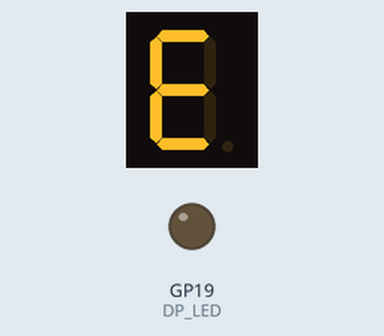
Recording of a program running on a simulated Raspberry Pi Pico running MicroPython. Parts: 1-digit seven-segment display, output pins drawn as LEDs (lit = HIGH). The segment pins are drawn as the display they are named for; pins used as bus, display or sensor lines are not drawn; what the program prints to the serial console is not drawn.

Above: at 0.5 s.
At 7.9 s:
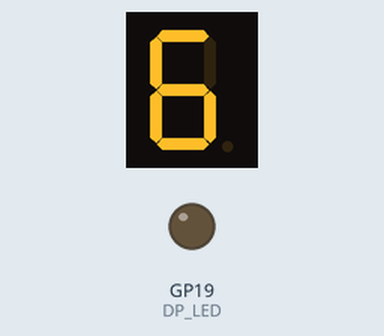
At 17.7 s:
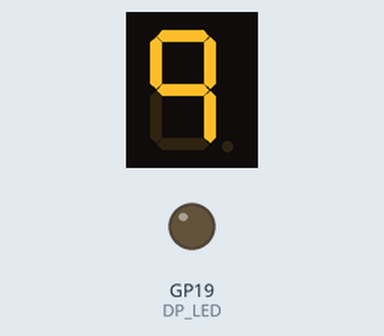
At 27.3 s:
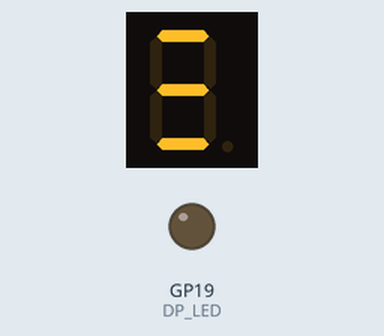
At 35.9 s:
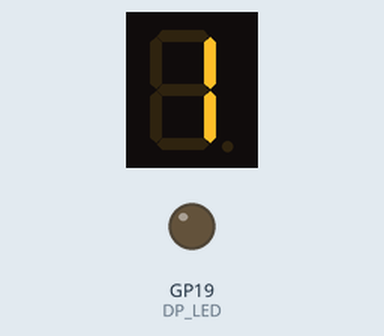

Measured:
- what the display in image 0 shows lasts 0.9 s, from 0.5 s to 1.4 s
- what the display in image 4 shows lasts 2.0 s, from 35.9 s to 37.9 s

The program:

7_Segment_4_Digit_Coded.py
```python
# 7 Segment 4 Digit Code Example
# 7 Segment LED display - Common cathode
# Function that displays number 0-9 with or without the decimal point

#ALSO REQUIRED!!!
#220 ohm resistor for each Segment
#Wire according to information provided on associated video on YouTube

#Check the data sheet for your display, adjust connections as needed
#Connect Common Cathode pins to GND pins on PICO
#Connect the segment LEDS to these pins

#A_LED  to pin 21/GP16
#B_LED  to pin 22/GP17
#DP_LED to pin 25/GP19
#C_LED  to pin 26/GP20
#D_LED to pin 16/GP12
#E_LED to pin 17/GP13
#G_LED to pin 19/GP14
#F_LED to pin 20/GP15

#load libraries
import machine
import utime

A_LED  = machine.Pin(16,machine.Pin.OUT)  #Create an output pin for each segment
B_LED  = machine.Pin(17,machine.Pin.OUT)
DP_LED = machine.Pin(19,machine.Pin.OUT)
C_LED  = machine.Pin(20,machine.Pin.OUT)
D_LED  = machine.Pin(12,machine.Pin.OUT)
E_LED  = machine.Pin(13,machine.Pin.OUT)
G_LED  = machine.Pin(14,machine.Pin.OUT)
F_LED  = machine.Pin(15,machine.Pin.OUT)

def Clear_Display():
    A_LED.value(0)       #Turn OFF all LED segments
    B_LED.value(0)
    DP_LED.value(0)
    C_LED.value(0)
    D_LED.value(0)
    E_LED.value(0)
    G_LED.value(0)
    F_LED.value(0)

def Marker_Code():
    A_LED.value(1)       #Turn ON needed LED segments for marker
    D_LED.value(1)       #3 horizontal segments
    G_LED.value(1)


def Show_Number(Number, DecimalPoint):
    Clear_Display()
    if   Number == "0":
        A_LED.value(1)       #Turn ON needed LED segments
        B_LED.value(1)
        C_LED.value(1)
        D_LED.value(1)
        E_LED.value(1)
        F_LED.value(1)
    elif Number == "1":
        B_LED.value(1)
        C_LED.value(1)
    elif Number == "2":
        A_LED.value(1)
        B_LED.value(1)
        G_LED.value(1)
        E_LED.value(1)
        D_LED.value(1)
    elif Number == "3":
        A_LED.value(1)
        B_LED.value(1)
        G_LED.value(1)
        C_LED.value(1)
        D_LED.value(1)
    elif Number == "4":
        B_LED.value(1)
        G_LED.value(1)
        C_LED.value(1)
        F_LED.value(1)
    elif Number == "5":
        A_LED.value(1)
        F_LED.value(1)
        G_LED.value(1)
        C_LED.value(1)
        D_LED.value(1)
    elif Number == "6":
        A_LED.value(1)
        F_LED.value(1)
        E_LED.value(1)
        D_LED.value(1)
        C_LED.value(1)
        G_LED.value(1)
    elif Number == "7":
        A_LED.value(1)
        B_LED.value(1)
        C_LED.value(1)
    elif Number == "8":
        A_LED.value(1)
        B_LED.value(1)
        C_LED.value(1)
        D_LED.value(1)
        E_LED.value(1)
        G_LED.value(1)
        F_LED.value(1)
    elif Number == "9":
        A_LED.value(1)
        B_LED.value(1)
        C_LED.value(1)
        G_LED.value(1)
        F_LED.value(1)
    if DecimalPoint == ".":  #Add decimal point if needed
        DP_LED.value(1)


def Four_Digit_Code(Code):
    T = 3                   #Counter for 3 iteration loop to flash marker code
    while T > 0:            #start loop
        Clear_Display()     #Turn all segments off
        utime.sleep(.05)    #brief delay
        Marker_Code()       #Turn on marker code
        utime.sleep(.05)    #brief delay
        T -= 1              #Decrement loop counter flag
    Clear_Display()         #Turn off all segments
    utime.sleep(.1)         #delay 100 milliseconds

    if len(Code) < 4:       #Check to make sure code is 4 characters long
        print("Code must be 4 characters long!")
    else:
        for c in Code:        #Setup loop to get each character in Code
            Show_Code = c     #Assign it to local variable for readability
            Show_Number(Show_Code,"") #Show number but no Decimal Point
            utime.sleep(1)            #Sleep 1 second then show next character


print("Ready, Set, GO!")
Seq_Del = 1
while True:

    Code = "1961"          #Create the code as a string of 4 numeric digits
    Four_Digit_Code(Code)  #Call the function to display the Code
    utime.sleep(1)         #Wait a second, then show next digit
```
